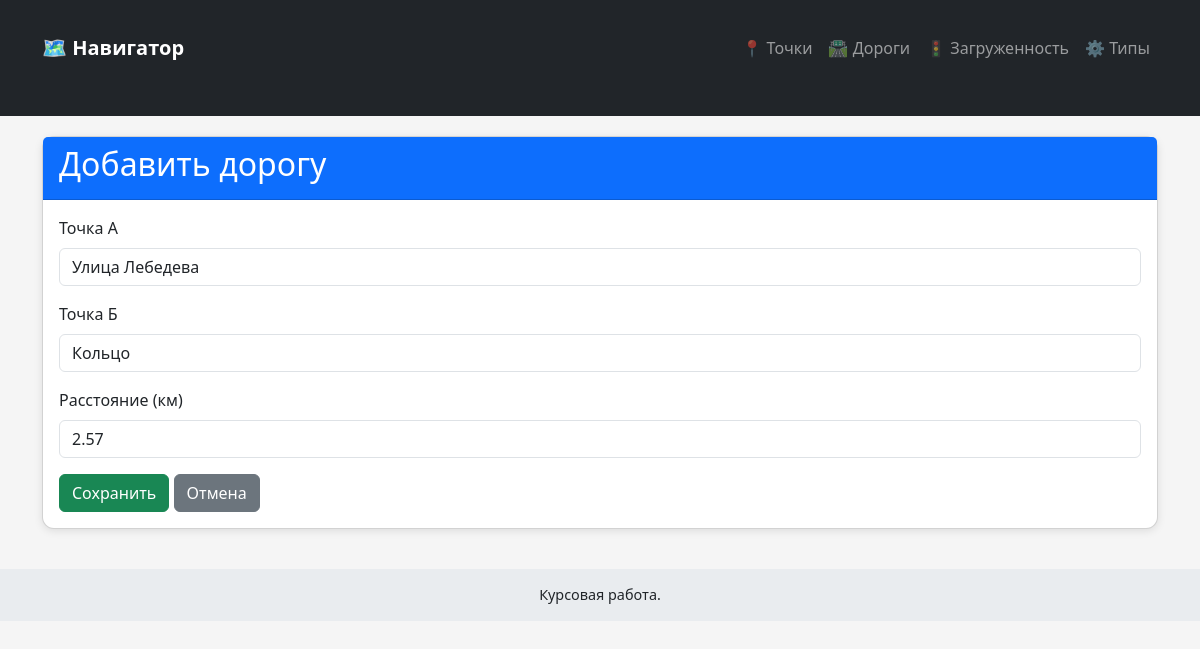
The page /roads/12/update/ on the database its author committed.
### traffic/models.py (models this page shows, shortened)
class RoadSegment(models.Model):
    point_a = models.ForeignKey(Location, on_delete=models.CASCADE, related_name='road_segment_start', verbose_name="Точка А")
    point_b = models.ForeignKey(Location, on_delete=models.CASCADE, related_name='road_segment_end', verbose_name="Точка B")
    distance_km = models.FloatField(verbose_name="Расстояние (км)")
    class Meta:
        verbose_name = 'Отрезок пути'
        verbose_name_plural = 'Отрезки пути'
        unique_together = ('point_a', 'point_b')

### traffic/views.py (the view, shortened to what this page needs)
    def handler(request, pk=None):
        if (pk is not None and request.path.endswith('/update/')) or request.path.endswith('/create/'):
            is_update = pk is not None and request.path.endswith('/update/')
            obj = get_object_or_404(model, pk=pk) if is_update else None
            if request.method == 'POST':
                form = form_class(request.POST, instance=obj)
                if form.is_valid():
                    saved_obj = form.save()
                    if is_update:
                        return redirect(f'{template_base}_detail', pk=saved_obj.pk)
                    else:
                        return redirect(f'{template_base}s')
                return render(request, f'traffic/create_{template_base}.html', {
                    'form': form,
                    template_base: obj,
                    'error': 'Форма была неверной',
                })
            else:
                form = form_class(instance=obj)
                return render(request, f'traffic/create_{template_base}.html', {
                    'form': form,
                    template_base: obj,
                })

### traffic/forms.py
class RoadSegmentForm(ModelForm):
    class Meta:
        model = RoadSegment
        fields = '__all__'
        widgets = {
            'point_a': forms.Select(attrs={'class': 'form-control', 'placeholder': 'Точка А'}),
            'point_b': forms.Select(attrs={'class': 'form-control', 'placeholder': 'Точка B'}),
            'distance_km': NumberInput(attrs={'class': 'form-control', 'placeholder': 'Расстояние в км'})
        }

### traffic/models.py (called while the page is built)
    def __str__(self):
        return self.name

### traffic/templates/traffic/create_road.html (shortened to what this page needs)
{% extends 'traffic/layout.html' %}
{% block content %}
<div class="card">
    <div class="card-header bg-primary text-white">
        <h2>Добавить дорогу</h2>
    </div>
    <div class="card-body">
        <form method="post">
            <div class="mb-3">
                <label class="form-label">Точка А</label>
                {{ form.point_a }}
            </div>
            <div class="mb-3">
                <label class="form-label">Точка Б</label>
                {{ form.point_b }}
            </div>
            <div class="mb-3">
                <label class="form-label">Расстояние (км)</label>
                {{ form.distance_km }}
            </div>
            <button type="submit" class="btn btn-success">Сохранить</button>
            <a href="{% url 'roads' %}" class="btn btn-secondary">Отмена</a>
        </form>
    </div>
</div>
{% endblock %}

### traffic/templates/traffic/layout.html (style rules this page uses)
body { background-color: #f5f5f5; }
.card { margin-top: 20px; border-radius: 12px; box-shadow: 0 2px 8px rgba(0,0,0,0.1); }

### rows shown on the page
RoadSegment: point_a "Улица Лебедева", point_b "Кольцо", distance_km "2.57"
